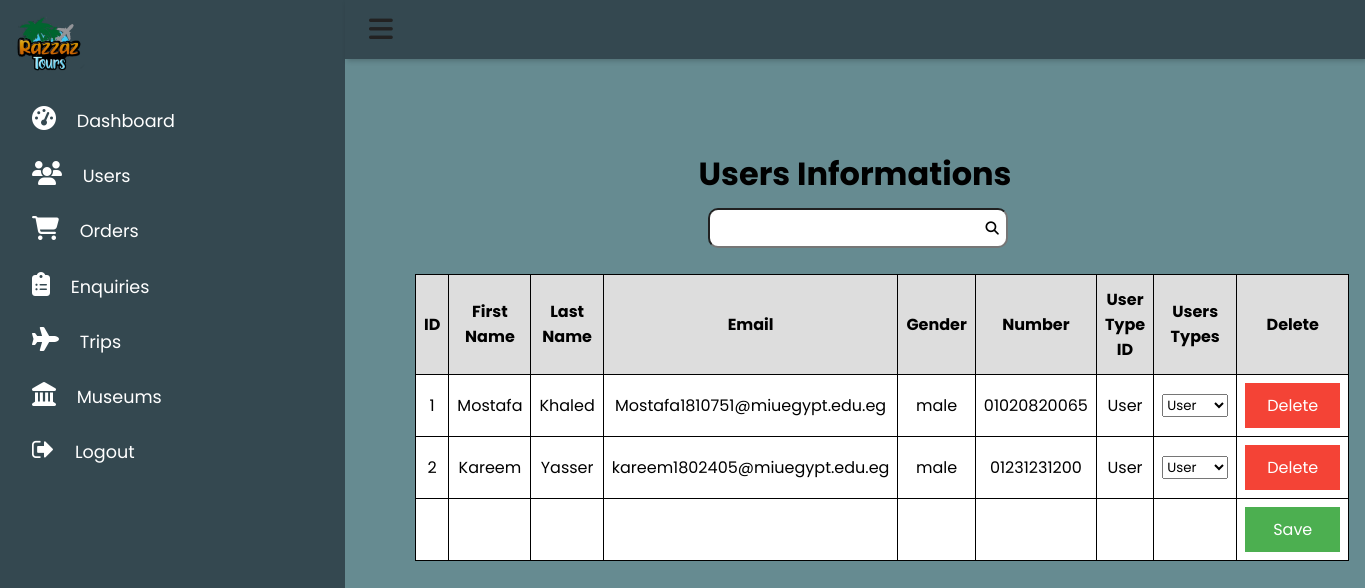
/EditUsersInfoH.php, run on an earlier commit of the app's database.
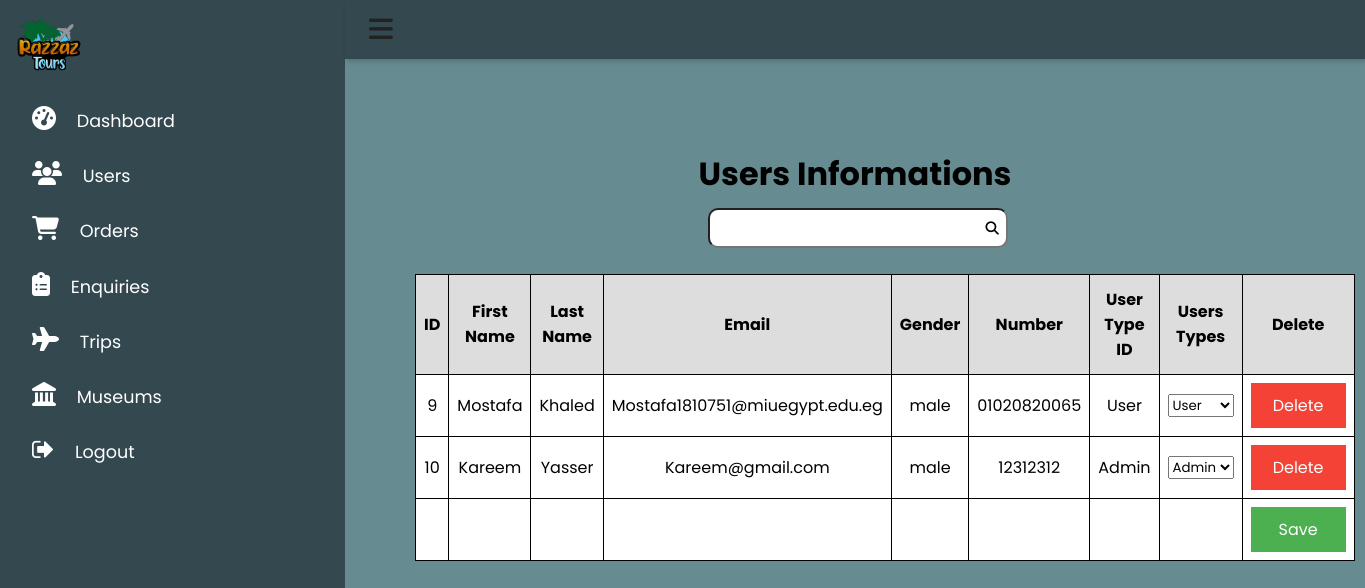
And on a later commit of the database.
### tables this page shows
CREATE TABLE `users` (
  `ID` int(11) NOT NULL,
  `First Name` varchar(255) NOT NULL,
  `Last Name` varchar(255) NOT NULL,
  `Email` varchar(255) NOT NULL,
  `Gender` varchar(255) NOT NULL,
  `Number` varchar(255) NOT NULL,
  `Password` varchar(255) NOT NULL,
  `Picture` varchar(55) NOT NULL,
  `User_Type_ID` int(11) NOT NULL DEFAULT 2
);

CREATE TABLE `user_type` (
  `ID` int(11) NOT NULL,
  `type` varchar(255) NOT NULL
);

### EditUsersInfoH.php (the view, shortened to what this page needs)
<?php
include'adminmenu.php';
?>
<!DOCTYPE html>
<html>
<?php
include 'classes/Admin.php';
?>
<head>
  <?php
  include('DB.php');
   ?>
<div class = "h">
    <h1> Users Informations </h1>
<form method="GET">
<input type = "text" name= "search" class = "text">
    <button class="fas fa-search" style = "margin-left: 20px; margin-left:-45px; width: 50px; height: 50px; background: transparent; border: transparent;" ></button>
<body style = "background: #668B91;">
<table class="mx-auto" id="customers">
    <tr>
      <th scope="col">ID</th>
      <th scope="col">First Name</th>
      <th scope="col">Last Name</th>
      <th scope="col">Email</th>
      <th scope="col">Gender</th>
      <th scope="col">Number</th>
      <th scope="col">User Type ID</th>
      <th scope="col">Users Types </th>
      <th scope="col">Delete </th>
    </tr>
  <tbody>
    <?php
       $query = "SELECT * FROM users";
       $result = mysqli_query($conn,$query);
       $UI = "SELECT * FROM `user_type`";
		while($row = $result -> fetch_array(MYSQLI_ASSOC)) {
        $result2 = mysqli_query($conn,$UI);
		    $id = $row['ID'];
		    $fname = $row['First Name'];
		    $lname = $row['Last Name'];
		    $email = $row['Email'];
		    $gender = $row['Gender'];
        $num = $row['Number'];
		    $UTI = $row['User_Type_ID'];
		    $UIT = "SELECT `type` FROM `user_type` WHERE ID=".$UTI;
        $res = mysqli_query($conn,$UIT);
		?>
	<tr>
		<td><?php echo $id; ?>  <input type="hidden" value="<?php echo $id; ?>"></td>
		<td><?php echo $fname; ?></td>
		<td><?php echo $lname; ?></td>
        <td><?php echo $email; ?></td>
        <td><?php echo $gender; ?></td>
        <td><?php echo $num; ?></td>
        <td><?php $Utype = $res -> fetch_array(MYSQLI_ASSOC); echo $Utype['type']; ?></td>
        <td>
          <select oninput="defineValues(this.value,<?php echo $id; ?>)">
            <?php while($roww = mysqli_fetch_assoc($result2))
              {
                  if($roww['ID'] == $UTI )
                  {
                      echo "<option value='".$roww['ID']."'selected >".$roww['type']."</option>";}
                  else
                  {
                      echo "<option value='".$roww['ID']."'>".$roww['type']."</option>";
                  }
              }
            ?>
          </select>
        </td>
       <td style="width: 80px" > <a href="EditUsersInfoH.php?delete=<?php echo $id;?>"> <button type="button" value="Delete" class="failure"> Delete </button></a></td>
	</tr>
	<?php
    }
    ?>
  <tr>
  <td></td>
  <td></td>
  <td></td>
  <td></td>
  <td></td>
  <td></td>
  <td></td>
  <td></td>
  <td style="width: 80px" > <a id="idTag" href="EditUsersInfoH.php?id=<?php echo $id;?>"><button value="save" type="button" name="Save" class="success"> Save </button></a></td>
  </tr>
</tbody>
</table>
  </form>
</body>
</html>

What changed in the data, as far as the page shows it:
removed users: ID "1", First Name "Mostafa", Last Name "Khaled", Email "Mostafa1810751@miuegypt.edu.eg", Gender "male", Number "01020820065", User_Type_ID.type "User"
removed users: ID "2", First Name "Kareem", Last Name "Yasser", Email "kareem1802405@miuegypt.edu.eg", Gender "male", Number "01231231200", User_Type_ID.type "User"
added users: ID "9", First Name "Mostafa", Last Name "Khaled", Email "Mostafa1810751@miuegypt.edu.eg", Gender "male", Number "01020820065", User_Type_ID.type "User"
added users: ID "10", First Name "Kareem", Last Name "Yasser", Email "Kareem@gmail.com", Gender "male", Number "12312312", User_Type_ID.type "Admin"
